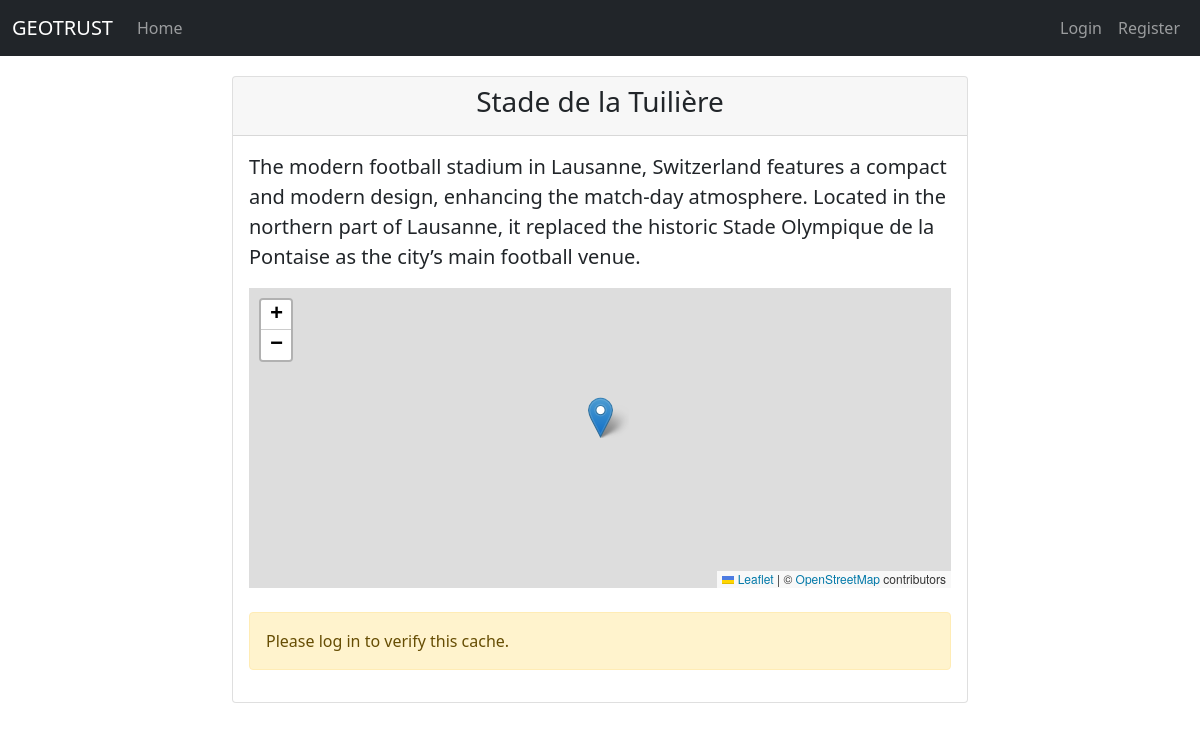
The page /cache/2 on the database its author committed.
### app.py (models this page shows, shortened)
class Cache(db.Model):
    id = db.Column(db.Integer, primary_key=True)
    name = db.Column(db.String(100), nullable=False)
    description = db.Column(db.Text, nullable=False)
    latitude = db.Column(db.Float, nullable=False)
    longitude = db.Column(db.Float, nullable=False)
    current_hash = db.Column(db.BigInteger, default=12345)  # I_j value
    tests = db.relationship('Test', backref='cache', lazy=True)

### app.py (the view)
@app.route('/cache/<int:cache_id>')
def cache_detail(cache_id):
    cache = Cache.query.get_or_404(cache_id)
    already_verified = False
    if current_user.is_authenticated:
        verification = Verification.query.filter_by(
            user_id=current_user.id,
            cache_id=cache_id
        ).first()
        already_verified = verification is not None
    return render_template('cache_detail.html', cache=cache, already_verified=already_verified)

### templates/cache_detail.html (shortened to what this page needs)
{% extends "base.html" %}
{% block content %}
<div class="row justify-content-center">
    <div class="col-md-8">
        <div class="card">
            <div class="card-header">
                <h3 class="text-center">{{ cache.name }}</h3>
            </div>
            <div class="card-body">
                <p class="lead">{{ cache.description }}</p>
                <div id="map" style="height: 300px;"></div>
                {% if current_user.is_authenticated and not already_verified %}
                <div class="text-center mt-4">
                    <a href="{{ url_for('verify_cache', cache_id=cache.id) }}" class="btn btn-primary">Verify Cache</a>
                </div>
                {% elif already_verified %}
                <div class="alert alert-info mt-4">
                    You have already verified this cache.
                </div>
                {% else %}
                <div class="alert alert-warning mt-4">
                    Please log in to verify this cache.
                </div>
                {% endif %}
            </div>
        </div>
    </div>
</div>
{% endblock %}

### templates/base.html (shortened to what this page needs)
<!DOCTYPE html>
<html lang="en">
<head>
    <link rel="stylesheet" href="https://unpkg.com/leaflet@1.7.1/dist/leaflet.css" />
    <link href="https://cdn.jsdelivr.net/npm/bootstrap@5.1.3/dist/css/bootstrap.min.css" rel="stylesheet">
</head>
<body>
    <nav class="navbar navbar-expand-lg navbar-dark bg-dark">
        <div class="container-fluid">
            <a class="navbar-brand" href="{{ url_for('index') }}">GEOTRUST</a>
            <div class="collapse navbar-collapse" id="navbarNav">
                <ul class="navbar-nav me-auto">
                    <li class="nav-item">
                        <a class="nav-link" href="{{ url_for('index') }}">Home</a>
                    </li>
                </ul>
                <ul class="navbar-nav">
                    {% if current_user.is_authenticated %}
                    <li class="nav-item">
                        <span class="nav-link">Welcome, {{ current_user.username }}</span>
                    </li>
                    <li class="nav-item">
                        <a class="nav-link" href="{{ url_for('logout') }}">Logout</a>
                    </li>
                    {% else %}
                    <li class="nav-item">
                        <a class="nav-link" href="{{ url_for('login') }}">Login</a>
                    </li>
                    <li class="nav-item">
                        <a class="nav-link" href="{{ url_for('register') }}">Register</a>
                    </li>
                    {% endif %}
                </ul>
            </div>
        </div>
    </nav>
    <div class="container">
        {% block content %}{% endblock %}
    </div>
</body>
</html>

### templates/base.html (style rules this page uses)
#map { height: 600px; width: 100%; }
.container { margin-top: 20px; }

### rows shown on the page
Cache: name "Stade de la Tuilière", description "The modern football stadium in Lausanne, Switzerland features a compact and modern design, enhancing the match-day atmosphere. Located in the northern part of Lausanne, it replaced the historic Stade Olympique de la Pontaise as the city’s main football venue."
